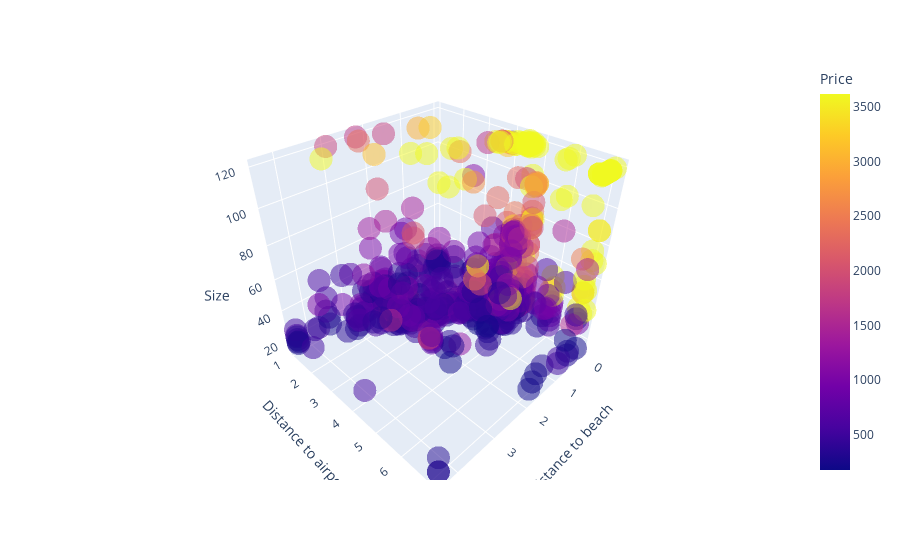

Notebook code cell kept with this figure:
### Markdown cell above
- Pools are more common than bars, this may lead to a higher correlation between pool to price than bar to price.
- Most of expensive hotels offer pools.

### Code cell
fig = px.scatter_3d(data,x="Distance to beach", y="Distance to airport",z = "Size", color = data["Price"], opacity=0.5)
fig.show()

### Figure 1 — Plotly figure (JSON) as saved in the notebook; plotly's stock layout.template omitted (floating-point values rounded to 4 significant figures; data arrays with more than 128 entries replaced by an {"elided": "..."} marker saying what was removed)
{"data": [{"hovertemplate": "Distance to beach=%{x}<br>Distance to airport=%{y}<br>Size=%{z}<br>Price=%{marker.color}<extra></extra>", "legendgroup": "", "marker": {"color": {"elided": "1011 float values"}, "coloraxis": "coloraxis", "opacity": 0.5, "symbol": "circle"}, "mode": "markers", "name": "", "scene": "scene", "showlegend": false, "type": "scatter3d", "x": {"elided": "1011 float values"}, "y": {"elided": "1011 float values"}, "z": {"elided": "1011 int values"}}], "layout": {"coloraxis": {"colorbar": {"title": {"text": "Price"}}, "colorscale": [[0, "#0d0887"], [0.1111, "#46039f"], [0.2222, "#7201a8"], [0.3333, "#9c179e"], [0.4444, "#bd3786"], [0.5556, "#d8576b"], [0.6667, "#ed7953"], [0.7778, "#fb9f3a"], [0.8889, "#fdca26"], [1, "#f0f921"]]}, "legend": {"tracegroupgap": 0}, "margin": {"t": 60}, "scene": {"domain": {"x": [0, 1], "y": [0, 1]}, "xaxis": {"title": {"text": "Distance to beach"}}, "yaxis": {"title": {"text": "Distance to airport"}}, "zaxis": {"title": {"text": "Size"}}}}}
